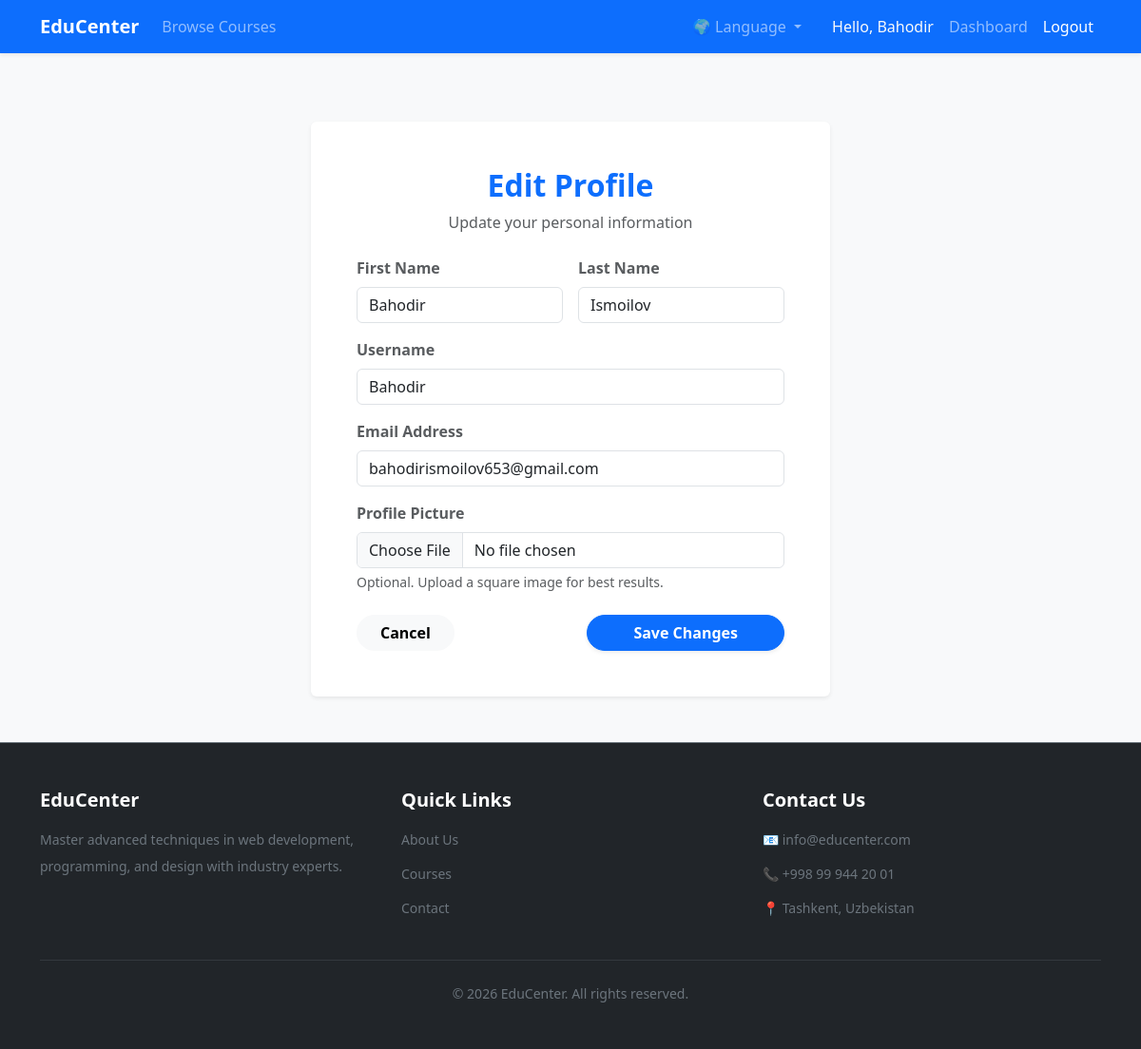
/users/profile/edit/ (signed in), run on the app's committed database.
### users/models.py (models this page shows)
class User(AbstractUser):
    ROLE_CHOICES = (
        ('student', 'Student'),
        ('admin', 'Admin'),
        ('instructor', 'Instructor'),
    )
    role = models.CharField(max_length=20, choices=ROLE_CHOICES, default='student')
    profile_picture = models.ImageField(upload_to='profile_pics/', blank=True, null=True)

### users/views.py (the view)
# urls.py: path('profile/edit/', views.edit_profile, name='edit_profile'),
@login_required
def edit_profile(request):
    if request.method == 'POST':
        form = UserUpdateForm(request.POST, request.FILES, instance=request.user)
        if form.is_valid():
            form.save()
            messages.success(request, 'Your profile has been updated successfully!')
            return redirect('dashboard')
    else:
        form = UserUpdateForm(instance=request.user)
    return render(request, 'users/edit_profile.html', {'form': form})

### users/forms.py
class UserUpdateForm(forms.ModelForm):
    class Meta:
        model = User
        fields = ['first_name', 'last_name', 'username', 'email', 'profile_picture']
        widgets = {
            'first_name': forms.TextInput(attrs={'class': 'form-control'}),
            'last_name': forms.TextInput(attrs={'class': 'form-control'}),
            'username': forms.TextInput(attrs={'class': 'form-control'}),
            'email': forms.EmailInput(attrs={'class': 'form-control'}),
            'profile_picture': forms.FileInput(attrs={'class': 'form-control'}),
        }

### templates/users/edit_profile.html (shortened to what this page needs)
{% extends 'base.html' %}
{% block content %}
<div class="row justify-content-center">
    <div class="col-md-8 col-lg-6">
        <div class="card shadow-sm border-0 mt-5">
            <div class="card-body p-5">
                <div class="text-center mb-4">
                    <h2 class="fw-bold text-primary">Edit Profile</h2>
                    <p class="text-muted">Update your personal information</p>
                </div>
                <form method="post" enctype="multipart/form-data">
                    <div class="row g-3">
                        <div class="col-md-6 mb-3">
                            <label class="form-label fw-bold text-muted">First Name</label>
                            {{ form.first_name }}
                        </div>
                        <div class="col-md-6 mb-3">
                            <label class="form-label fw-bold text-muted">Last Name</label>
                            {{ form.last_name }}
                        </div>
                    </div>
                    <div class="mb-3">
                        <label class="form-label fw-bold text-muted">Username</label>
                        {{ form.username }}
                    </div>
                    <div class="mb-3">
                        <label class="form-label fw-bold text-muted">Email Address</label>
                        {{ form.email }}
                    </div>
                    <div class="mb-4">
                        <label class="form-label fw-bold text-muted">Profile Picture</label>
                        {{ form.profile_picture }}
                        <div class="form-text">Optional. Upload a square image for best results.</div>
                    </div>
                    <div class="d-grid gap-2 d-md-flex justify-content-md-between mt-4">
                        <a href="{% url 'dashboard' %}" class="btn btn-light px-4 rounded-pill fw-bold">Cancel</a>
                        <button type="submit" class="btn btn-primary px-5 rounded-pill fw-bold shadow-sm">Save Changes</button>
                    </div>
                </form>
            </div>
        </div>
    </div>
</div>
{% endblock %}

### templates/base.html (shortened to what this page needs)
<!DOCTYPE html>
{% load i18n %}
<html lang="{{ LANGUAGE_CODE }}">
<head>
    <link href="https://cdn.jsdelivr.net/npm/bootstrap@5.3.0/dist/css/bootstrap.min.css" rel="stylesheet">
</head>
<body class="bg-light d-flex flex-column min-vh-100">
    <nav class="navbar navbar-expand-lg navbar-dark bg-primary shadow-sm">
        <div class="container">
            <a class="navbar-brand fw-bold" href="{% url 'home' %}">EduCenter</a>
            <div class="collapse navbar-collapse" id="navbarNav">
                <ul class="navbar-nav me-auto">
                    <li class="nav-item">
                        <a class="nav-link" href="{% url 'course_list' %}">{% trans "Browse Courses" %}</a>
                    </li>
                </ul>
                <ul class="navbar-nav ms-auto align-items-center">
                    <li class="nav-item dropdown me-3">
                        <a class="nav-link dropdown-toggle" href="#" id="langDropdown" role="button" data-bs-toggle="dropdown" aria-expanded="false">
                            🌍 {% trans "Language" %}
                        </a>
                            {% get_current_language as LANGUAGE_CODE %}
                            {% get_available_languages as LANGUAGES %}
                            {% get_language_info_list for LANGUAGES as languages %}
                    </li>
                    {% if user.is_authenticated %}
                    <li class="nav-item">
                        <span class="nav-link text-light">{% trans "Hello," %} {{ user.username }}</span>
                    </li>
                    <li class="nav-item">
                        <a class="nav-link" href="{% url 'dashboard' %}">{% trans "Dashboard" %}</a>
                    </li>
                    <li class="nav-item">
                        <form method="post" action="{% url 'logout' %}" class="d-inline">
                            <button type="submit" class="btn btn-link nav-link text-white">{% trans "Logout" %}</button>
                        </form>
                    </li>
                    {% endif %}
                </ul>
            </div>
        </div>
    </nav>
    <div class="container mt-4 mb-5">
        {% block content %}
        {% endblock %}
    </div>
    <footer class="bg-dark text-light py-5 mt-auto w-100 border-top border-secondary">
        <div class="container">
            <div class="row g-4">
                <div class="col-md-4">
                    <h5 class="fw-bold mb-3 text-white">EduCenter</h5>
                    <p class="text-secondary small lh-lg">{% trans "Master advanced techniques in web development, programming, and design with industry experts." %}</p>
                </div>
                <div class="col-md-4">
                    <h5 class="fw-bold mb-3 text-white">{% trans "Quick Links" %}</h5>
                    <ul class="list-unstyled text-secondary small lh-lg">
                        <li class="mb-2"><a href="#" class="text-decoration-none text-secondary hover-white transition-hover">{% trans "About Us" %}</a></li>
                        <li class="mb-2"><a href="{% url 'course_list' %}" class="text-decoration-none text-secondary hover-white transition-hover">{% trans "Courses" %}</a></li>
                        <li class="mb-2"><a href="#" class="text-decoration-none text-secondary hover-white transition-hover">{% trans "Contact" %}</a></li>
                    </ul>
                </div>
                <div class="col-md-4">
                    <h5 class="fw-bold mb-3 text-white">{% trans "Contact Us" %}</h5>
                    <ul class="list-unstyled text-secondary small lh-lg">
                        <li class="mb-2">📧 info@educenter.com</li>
                        <li class="mb-2">📞 +998 99 944 20 01</li>
                        <li class="mb-2">📍 {% trans "Tashkent, Uzbekistan" %}</li>
                    </ul>
                </div>
            </div>
            <hr class="border-secondary mt-4 mb-4 opacity-25">
            <div class="text-center text-secondary small">
                &copy; 2026 EduCenter. {% trans "All rights reserved." %}
            </div>
        </div>
    </footer>
</body>
</html>

### templates/base.html (style rules this page uses)
.navbar-nav .nav-link { transition: all 0.2s ease-in-out; }
body { overflow-x: hidden; }

### data on the page
User: username "Bahodir", first_name "Bahodir", last_name "Ismoilov", email "bahodirismoilov653@gmail.com"
